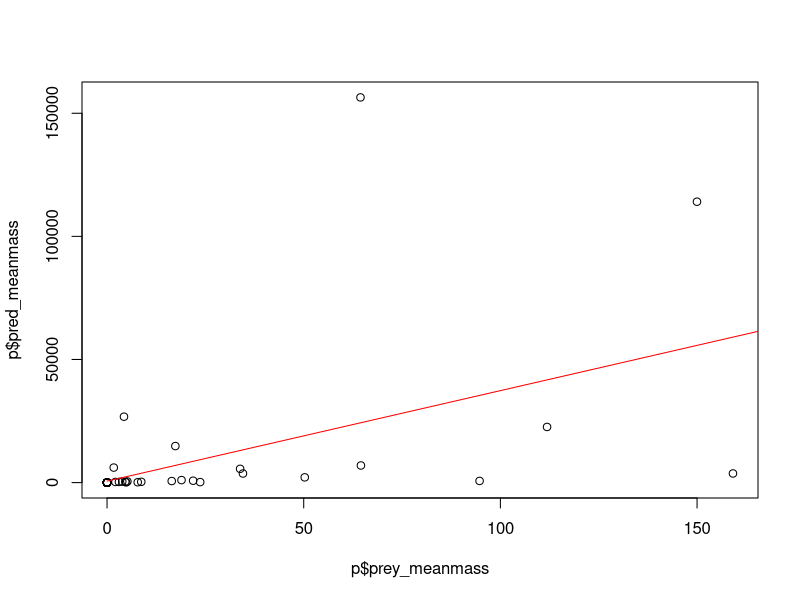

Source code (R):
rm(list=ls())
graphics.off()

# load required packages
require(dplyr)
require(ggplot2)
require(repr)
#require(minpack.lm)
#require(nlme)
#require(mgcv)

# reading in dataframe
p <- read.csv("../Data/pred_prey_wrangled.csv", header=TRUE, na.strings=c("","NA"))

# defining initial version of the linear model with all possible explanatory variables
# (excluded prey length, habitat and feeding interaction as non indepedent of possible explanatory variables)

lin_mod1 <- lm(pred_meanmass ~ prey_meanmass + temp_mean + depth_mean, data = p)

# summarises plot giving relative coefficients for each variable
lm1sum <- summary(lin_mod1)
# analyses variance of the model
lm1an <- anova(lin_mod1)
# steps back the model, calculating AIC, then dropping the highest value, then continuing, to find the best fit to the data
# used in analysis but always outputs even when set to a variable so commented out for main script
# step(lin_mod1)

# same process as above but using log transforms as not all variables are normally distributed
lin_mod2 <- lm(pred_meanmass ~ log(prey_meanmass) + temp_mean + log(depth_mean), data = p)
lm2sum <- summary(lin_mod2)
lm2an <- anova(lin_mod2)
# lm2step <- step(lin_mod2)

# use of the log transform decreased fit of the model - AIC value smaller for the non-log tranformed model
aic_lm1vslm2 <- AIC(lin_mod1) - AIC(lin_mod2)

# linear regressio model: predator mass ~ prey mass + epsilon

# function not needed this time as lm has predict function
lin_mod <- function(x,a,b) {
    y = a + b*x
    return(y)
}

# linear model format of above function
lin_mod_final <- lm(pred_meanmass ~ prey_meanmass, data = p)

# coefficients for regression equation extracted from linear model
a <- coef(lin_mod_final)[[1]]
b <- coef(lin_mod_final)[[2]]

# values to use for prediction
prey_masses <- seq(min(p$pred_meanmass), max(p$pred_meanmass), len = 57)

# generate predicted values using transferable method (also option to use predict.lm for linear models)
# both methods give the same set of results
predict_lin_mod <- lin_mod(prey_masses,a,b)
predict_lin_mod_method2 <- predict.lm(lin_mod_final, data.frame(prey_meanmass = prey_masses))

# show fit of model
plot(p$pred_meanmass ~ p$prey_meanmass)
# show fit of model - could plot either of predict models, both would work
lines(prey_masses,predict_lin_mod, col = "red")
